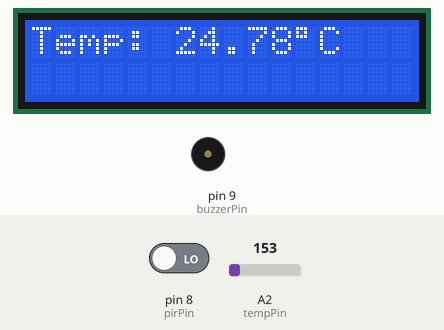
Recording of a sketch running on a simulated Arduino Uno, built with avr-gcc and run on an emulated ATmega328P. Shown: 16×2 character LCD, buzzer (waves = sounding, pin HIGH). Inputs (shaded band) come from the test bench; at power-on: pin 8 (pirPin) LOW, A2 (tempPin) = 153. What the sketch prints to the serial monitor is not drawn.

Above: at 4.2 s.
4.3 s: pin 8 (pirPin) driven HIGH
At 6.2 s:
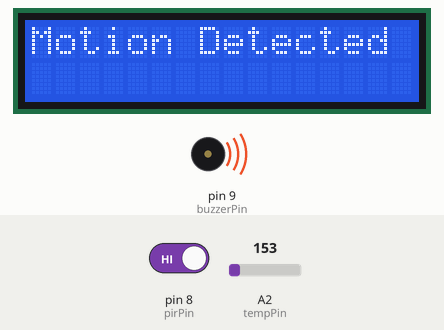
6.5 s: pin 8 (pirPin) driven LOW
At 8.1 s:
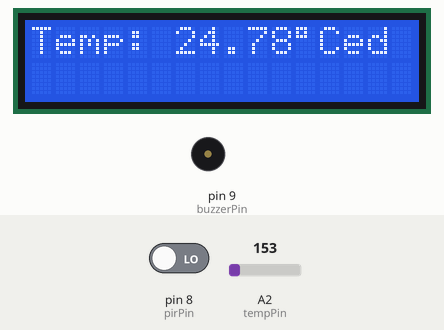
8.5 s: A2 (tempPin) set to 136
At 9.8 s:
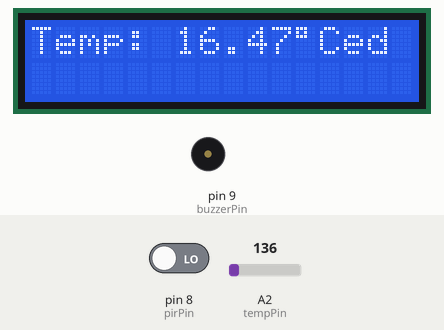
10.5 s: A2 (tempPin) set to 109
At 11.6 s:
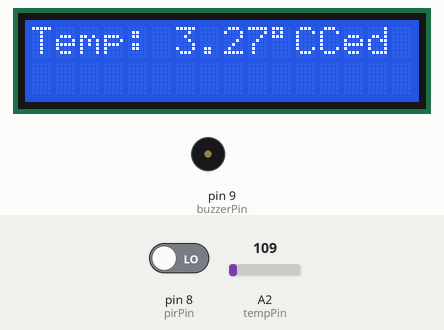
12.5 s: A2 (tempPin) set to 114
At 14.5 s:
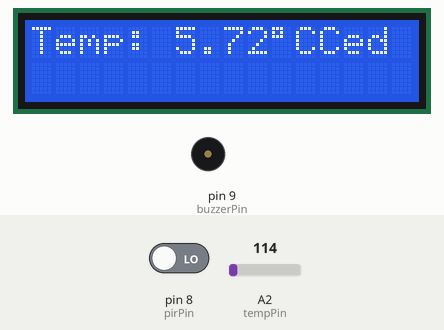
Timing chart, 0 to 15.6 s (numbered marks = the images above; inputs shaded):
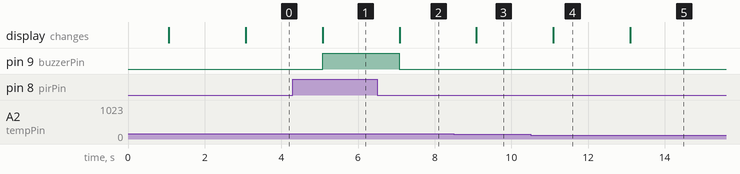

The sketch:

intruder_detection_2.ino
```cpp
#include <LiquidCrystal.h>

// LCD pin connections: RS, E, D4, D5, D6, D7
LiquidCrystal lcd(7, 11, 12, 13, A0, A1);

// Pin Definitions
const int pirPin = 8;
const int buzzerPin = 9;
const int tempPin = A2;

void setup() {
  // Initialize Serial Communication
  Serial.begin(9600);

  // Initialize LCD
lcd.begin(16, 2);
lcd.print("Welcome");
delay(1000);
lcd.clear();


  // Initialize Sensor & buzzer Pins
  pinMode(pirPin, INPUT);
  pinMode(buzzerPin, OUTPUT);

  lcd.setCursor(0, 0);
  lcd.print("System Ready...");
  delay(2000);
  lcd.clear();
}

void loop() {
  // Read temperature from TMP36
  int tempReading = analogRead(tempPin);
  float voltage = tempReading * (5.0 / 1023.0);
  float temperatureC = (voltage - 0.5) * 100;

  // Read motion from PIR
  int motionDetected = digitalRead(pirPin);
  Serial.print("PIR state: ");
  Serial.println(motionDetected);


  if (motionDetected == HIGH) {
    digitalWrite(buzzerPin, HIGH);
    lcd.setCursor(0, 0);
    lcd.print("Motion Detected");

    // Send data to serial
    Serial.println("a");
  } else {
    digitalWrite(buzzerPin, LOW);
    lcd.setCursor(0, 0);
    lcd.print("Temp: ");
    lcd.print(temperatureC);
    lcd.print((char)223); // degree symbol
    lcd.print("C");

    // Send temperature to serial
    Serial.print("Temperature: ");
    Serial.print(temperatureC);
    Serial.println(" C");
  }

  delay(1000);

  }
```

Measured:
- the behaviour switches between 123 and 122 on A2 (tempPin) (found by bisection; images 3 and 4)
- after the input at 4.3 s, pin 9 (buzzerPin): LOW → HIGH after 0.78 s; the display: changes after 0.78 s (image 1)
- after the input at 6.5 s, pin 9 (buzzerPin): HIGH → LOW after 0.58 s; the display: changes after 0.58 s (image 2)
- after the input at 8.5 s, the display: changes after 0.59 s (image 3)
- after the input at 10.5 s, the display: changes after 0.60 s (image 4)
- after the input at 12.5 s, the display: changes after 0.60 s (image 5)
